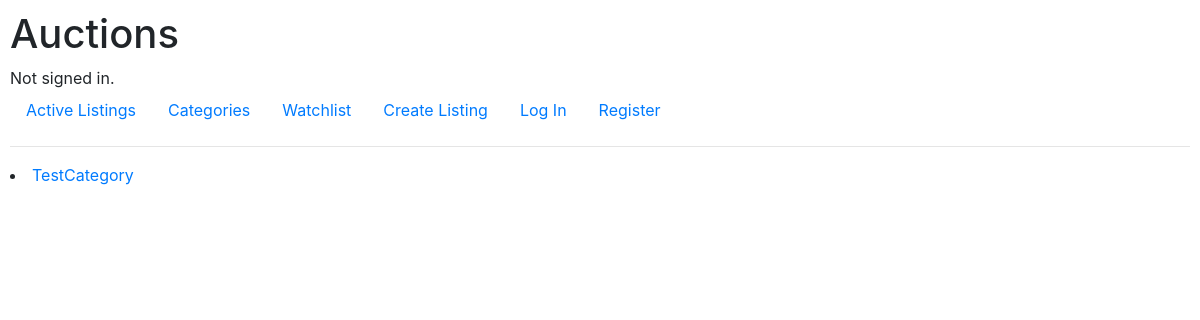
Page /categories on the earlier database version.
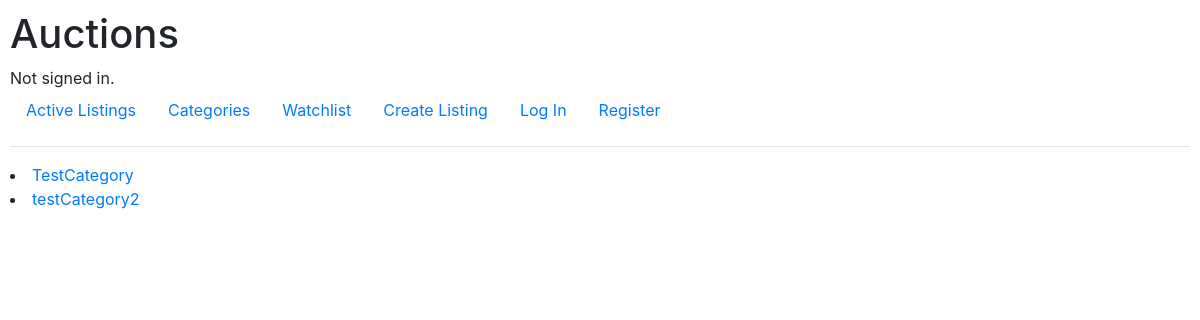
Same page on the later database version.
### auctions/models.py (models this page shows)
class Category(models.Model):
    category = models.CharField(max_length=64)
    listing = models.ManyToManyField(Listing,related_name="listings",blank=True)
    def __str__(self):
        return f"{self.category}"

### auctions/views.py (the view)
# urls.py: path("categories", views.categories, name="categories"),
def categories(request):
    categories = Category.objects.all()
    listings = Listing.objects.all()
    return render(request, "auctions/categories.html", {
        "categories": categories,
        "listings": listings
    })

### auctions/templates/auctions/categories.html (shortened to what this page needs)
{% extends "auctions/layout.html" %}
{% block body %}
{%for category in categories%}
    <li>
            <a href="{% url 'categoryListings' category.id%}">{{category}}</a>
    </li>
{% endfor %}
{% endblock %}

Differences in the rows shown:
added Category: category "testCategory2"
